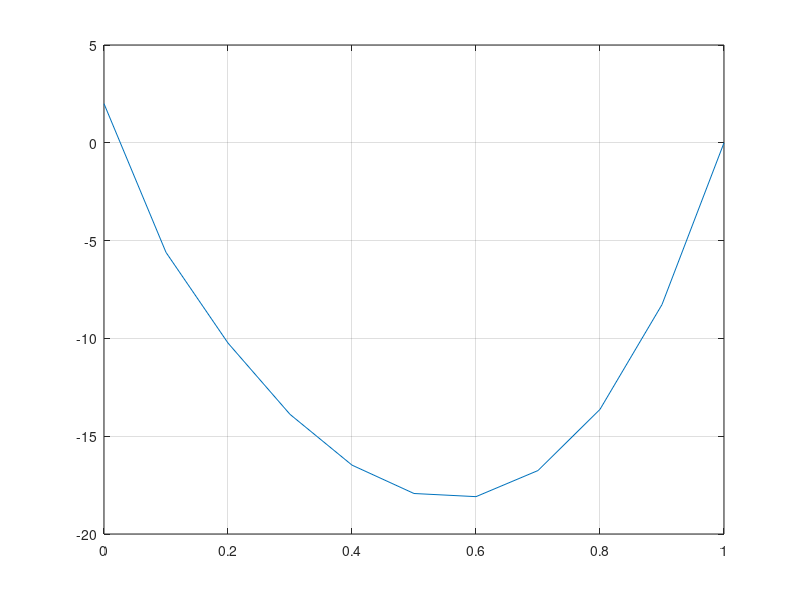

MATLAB code to generate this figure:
function [ U ] = q2()
%UNTITLED Summary of this function goes here
%   Detailed explanation goes here

    dx = 0.1;
    h = dx;
    X = 0:dx:1;
    n = length(X);
    I1 = zeros(n);
    I2 = zeros(n);
    F = zeros(n,1);
    for i=1:n
        if i==1
            
        elseif i==n
            
        else
            I1(i,i)=(p(X(i-1))+2*p(X(i))+p(X (i+1)))/(2*h);
            I1(i,i-1)=-(p(X(i-1))+p(X(i)))/(2*h);
            I1(i,i+1)=-(p(X(i+1))+p(X(i)))/(2*h);
            I2(i,i)=h*q(X(i));
            F(i) = h*f(X(i))-p(0)/h;
        end
    end
    A = I1+I2;
    A = A(2:n-1,2:n-1);
    %disp(A);
    %disp(F);
    F = F(2:n-1);
    U = A\F;
    U = [2; U ; 0];
    fig = figure();
    plot(X,U);
    grid on;
    %title('Trapezoidal Rule');
    saveas(fig,'q1_trap.jpg');
    
    % Simsons Rule
    for i=1:n
        if i==1
            
        elseif i==n
            
        else
            t1 = (X(i-1)+X(i))/2;
            %I1(i,i)=(p(X(i-1))+4*p(t1)+2*p(X(i))+4*p(t1+h)+p(X (i+1)))/(6*h);
            I1(i,i)=2*(p(X(i-1))+4*p(X(i))+p(X(i+1)))/(6*h);
            I1(i,i-1)=-(p(X(i-1))+4*p(t1)+p(X(i)))/(6*h);
            I1(i,i+1)=-(p(X(i+1))+4*p(t1+h)+p(X(i)))/(6*h);
            I2(i,i)=h*4*q(X(i))/3;
            %I2(i,i)=h*(q(t1)+q(X(i)))/6+h*(q(X(i))+q(t1+h))/6;
            F(i) = h*4*f(X(i))/3-p(0)/h;
            %F(i) = h*(2*f(X(i))+2*f(t1)+2*f(t1+h))/6-p(0)/h;
        end
    end
    A = I1+I2;
    A = A(2:n-1,2:n-1);
    F = F(2:n-1);
    U = A\F;
    U = [2; U ; 0];
    hold on;
    plot(X,U);
    legend('trapezoidal','simpson');
%     fig = figure();
%     plot(X,U);
%     grid on;
%     title('Simsons Rule');
%     saveas(fig,'q1_simp.jpg');

    % Or do it by taking A(1,1)=A(N,N)=1
end

function[y] = p(x)
    y=x*x-2;
end

function[y] = q(x)
    y = 1+2*x;
end

function[y] = f(x)
    y = x*x+4*x-5;
end


